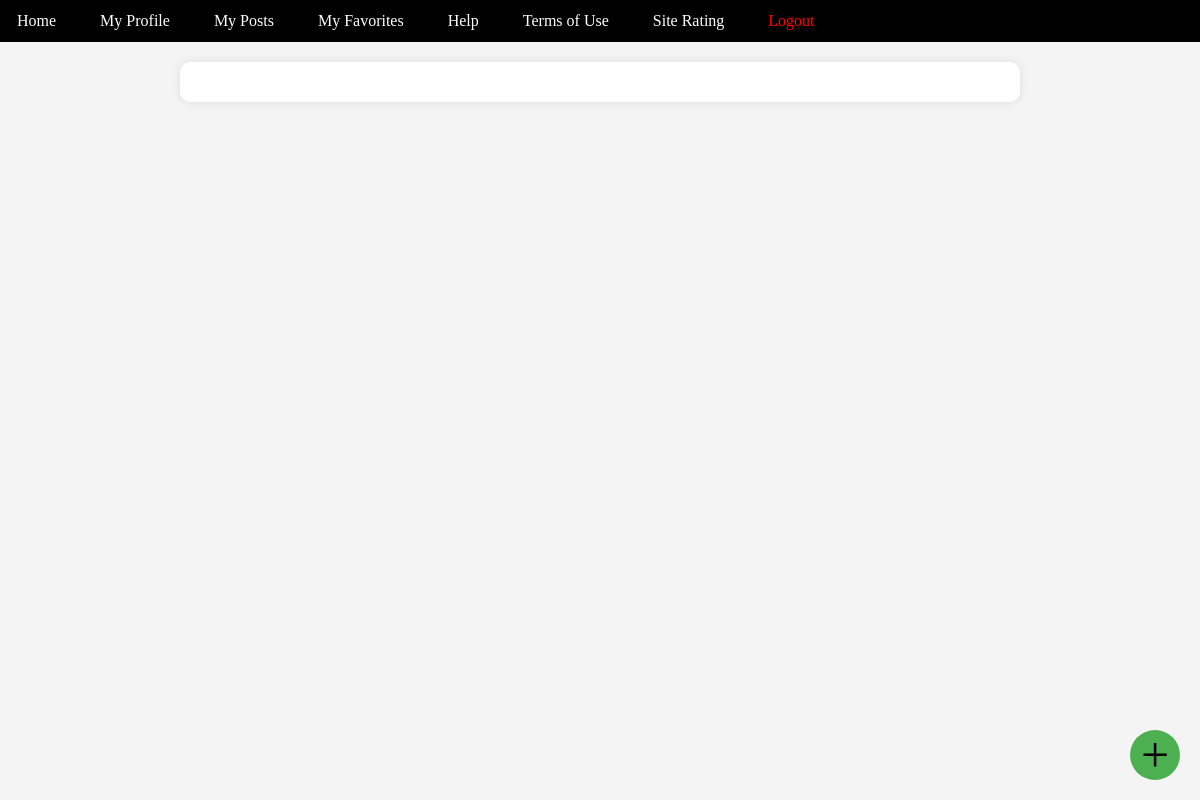
Page /myposts/ (signed in) on the earlier database version.
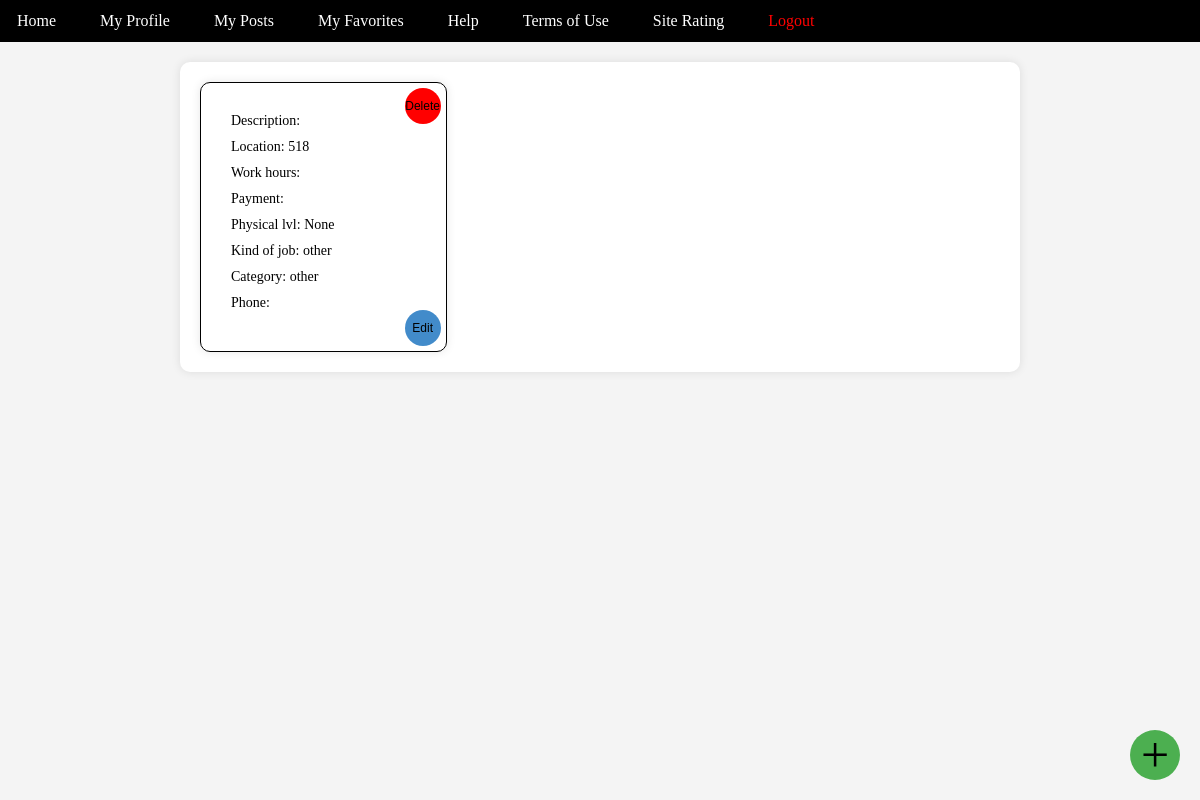
Same page on the later database version.
### posts/models.py (models this page shows)
class Post(models.Model):
    description = models.TextField(null=True, blank=True)
    location = models.TextField(null=True, blank=True)
    payment = models.TextField(null=True, blank=True)
    work_hours = models.TextField(null=True, blank=True)
    phys_lvl = models.IntegerField(null=True, blank=True)
    kind_of_job = models.TextField(null=True, blank=True)
    category = models.TextField(null=True, blank=True)
    phone = models.TextField(null=True, blank=True)

### project/views.py (the view)
# urls.py: path('myposts/', views.myposts, name="myposts"),
def myposts(request):
    global_user_id = request.session.get('global_user_id')
    if global_user_id:
        user = User.objects.get(id=global_user_id)
        my_post_ids = user.my_posts  # List of post IDs belonging to the user
        filtered_posts = Post.objects.filter(id__in=my_post_ids)
        my_posts_count = len(filtered_posts)
        context = {'posts': filtered_posts, 'open_posts_count': my_posts_count}
        return render(request, 'posts.html', context)
    else:
        return JsonResponse({'error': 'User not logged in'}, status=401)

### templates/posts.html (shortened to what this page needs)
<!DOCTYPE html>
<html lang="en">
<head>
</head>
<body>
{% extends 'toolbar.html' %}
{% block content %}
<div class="posts-container">
  <div class="posts">
    {% for post in posts %}
      <div class="post" data-description="{{ post.description }}" data-location="{{ post.location }}" data-work_hours="{{ post.work_hours }}" data-phys_lvl="{{ post.phys_lvl }}" data-kind_of_job="{{ post.kind_of_job }}" data-category="{{ post.category }}" data-phone="{{ post.phone }}">
          <div class="post-content">
              <div class="post-info">Description: {{ post.description }}</div>
              <div class="post-info">Location: {{ post.location }}</div>
              <div class="post-info">Work hours: {{ post.work_hours }}</div>
              <div class="post-info">Payment: {{ post.payment }}</div>
              <div class="post-info">Physical lvl: {{ post.phys_lvl }}</div>
              <div class="post-info">Kind of job: {{ post.kind_of_job }}</div>
              <div class="post-info">Category: {{ post.category }}</div>
              <div class="post-info">Phone: {{ post.phone }}</div>
              <button class="remove-button" onclick="removePost(event)" data-post-id="{{ post.id }}">Delete</button>
              <button class="edit-button" onclick="editPost(event)" data-post-id="{{ post.id }}">Edit</button>
          </div>
      </div>
    {% endfor %}
  </div>
</div>
<h href="{% url 'create_post' %}" class="create-post-button" onclick="checkOpenPosts()">+</h>
</body>
</html>
{% endblock %}

Differences in the rows shown:
added Post: location "518", phys_lvl "None", kind_of_job "other", category "other"
